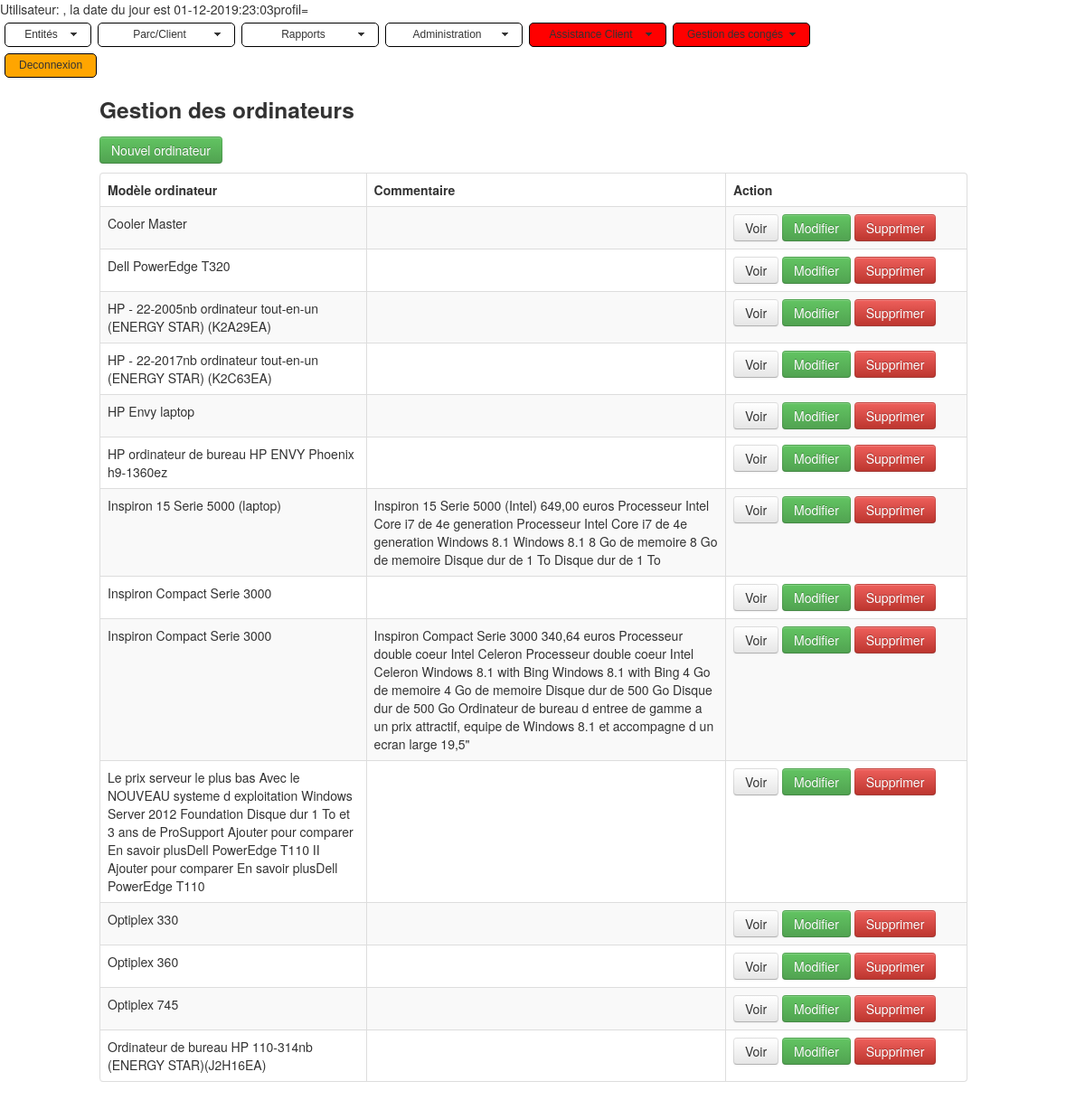
Page /index_computersmodels.php on the committed database.
### tables this page shows
CREATE TABLE IF NOT EXISTS `tictan_computermodels` (
  `id` int(11) NOT NULL AUTO_INCREMENT,
  `name` varchar(255) DEFAULT NULL,
  `comment` text,
  `mod_date` date NOT NULL,
  `author` varchar(50) NOT NULL,
  `is_deleted` int(1) NOT NULL DEFAULT '0',
  PRIMARY KEY (`id`),
  KEY `name` (`name`)
);

### index_computersmodels.php (the view, shortened to what this page needs)
<!DOCTYPE html>
<html lang="en">
<head>
    <link   href="css/bootstrap.min.css" rel="stylesheet">
	<link rel="stylesheet" href="./css/mbcsmbmcp.css" type="text/css" />
</head>
<body>
    <div class="container">
            <div class="row">
                <h3>Gestion des ordinateurs</h3>
            </div>
            <div class="row">
                <p>
                    <a href="create_general.php?form_name=index_computersmodels.php&table_name=tictan_computermodels&entete=Modele Ordinateur" class="btn btn-success">Nouvel ordinateur</a>
                </p>
                <table class="table table-striped table-bordered">
                      <thead>
                        <tr>
						  <th>Modèle ordinateur</th>
                          <th>Commentaire</th>
                          <th>Action</th>
                        </tr>
                      </thead>
                      <tbody>
                      <?php
                       $pdo = Database::connect();
				   $sql = 'select * from tictan_computermodels where is_deleted=0 order by name';
							foreach ($pdo->query($sql) as $row) {
                            echo '<tr>';
							echo '<td>'. $row['name'] . '</td>';
							echo '<td>'. $row['comment'] . '</td>';
   							echo '<td width=250>';
                            echo '<a class="btn" href="read_computer.php?id='.$row['id'].'">Voir</a>';
                            echo '<a class="btn btn-success" href="update_computer.php?id='.$row['id'].'">Modifier</a>';
                            echo '<a class="btn btn-danger" href="delete_computer.php?id='.$row['id'].'">Supprimer</a>';
                            echo '</td>';
                            echo '</tr>';
                       }
                      ?>
                      </tbody>
                </table>
        </div>
    </div>
  </body>
</html>

### rows in the picture
tictan_computermodels: name "Cooler Master"
tictan_computermodels: name "Dell PowerEdge T320"
tictan_computermodels: name "HP - 22-2005nb ordinateur tout-en-un (ENERGY STAR) (K2A29EA)"
tictan_computermodels: name "HP - 22-2017nb ordinateur tout-en-un (ENERGY STAR) (K2C63EA)"
tictan_computermodels: name "HP Envy laptop"
tictan_computermodels: name "HP ordinateur de bureau HP ENVY Phoenix h9-1360ez"
tictan_computermodels: name "Inspiron 15 Serie 5000 (laptop)", comment "Inspiron 15 Serie 5000 (Intel) 649,00 euros Processeur Intel Core i7 de 4e generation Processeur Intel Core i7 de 4e generation Windows 8.1 Windows 8.1 8 Go de memoire 8 Go de memoire Disque dur de 1 To Disque dur de 1 To"
tictan_computermodels: name "Inspiron Compact Serie 3000"
tictan_computermodels: name "Inspiron Compact Serie 3000", comment "Inspiron Compact Serie 3000 340,64 euros Processeur double coeur Intel Celeron Processeur double coeur Intel Celeron Windows 8.1 with Bing Windows 8.1 with Bing 4 Go de memoire 4 Go de memoire Disque dur de 500 Go Disque dur de 500 Go Ordinateur de bureau d entree de gamme a un prix attractif, equipe de Windows 8.1 et accompagne d un ecran large 19,5\""
tictan_computermodels: name "Le prix serveur le plus bas Avec le NOUVEAU systeme d exploitation Windows Server 2012 Foundation Disque dur 1 To et 3 ans de ProSupport Ajouter pour comparer En savoir plusDell PowerEdge T110 II Ajouter pour comparer En savoir plusDell PowerEdge T110"
tictan_computermodels: name "Optiplex 330"
tictan_computermodels: name "Optiplex 360"
tictan_computermodels: name "Optiplex 745"
tictan_computermodels: name "Ordinateur de bureau HP 110-314nb (ENERGY STAR)(J2H16EA)"
